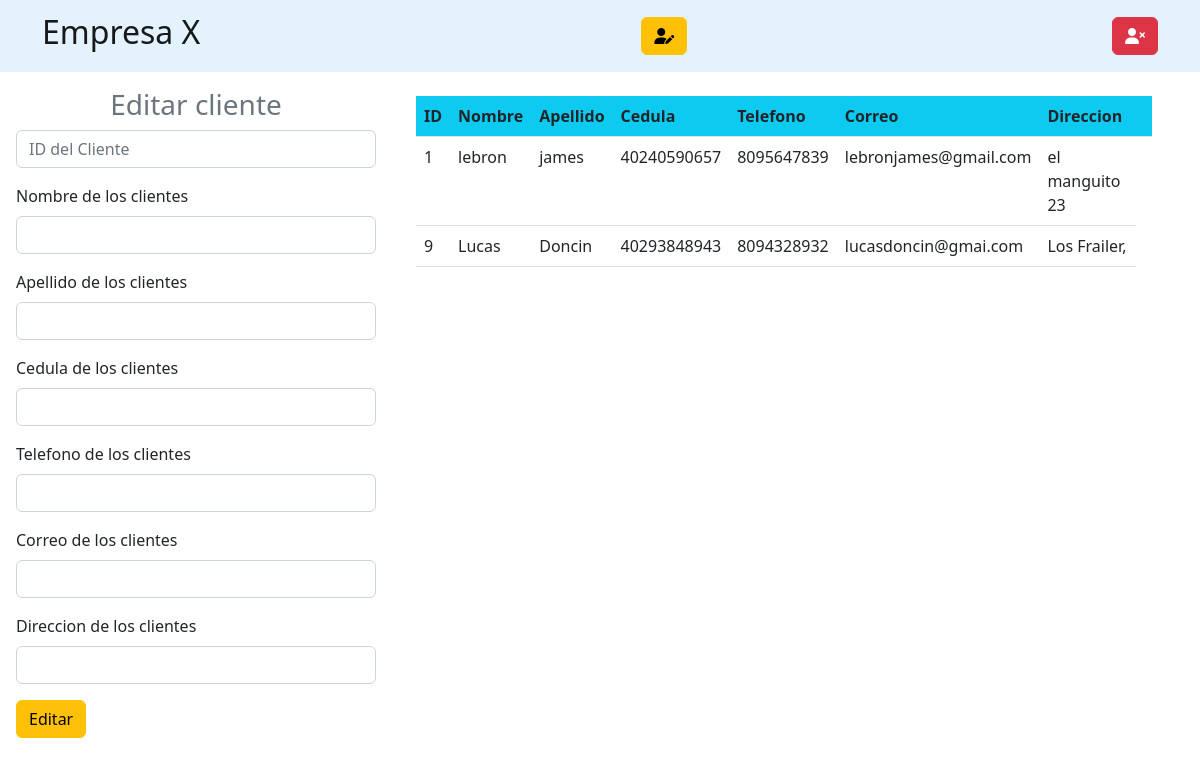
The page /view/edit_view.php on the database its author committed.
### tables this page shows
CREATE TABLE `clientes` (
  `id` int(11) NOT NULL,
  `nombre` varchar(100) NOT NULL,
  `apellido` varchar(100) NOT NULL,
  `cedula` varchar(15) NOT NULL,
  `telefono` varchar(11) NOT NULL,
  `correo` varchar(100) NOT NULL,
  `direccion` text NOT NULL
);

### view/edit_view.php (the view, shortened to what this page needs)
<?php include("../includes/header.php");?>
<div class="container-fluid row">
    <form class="col-4 p-3" method="POST">
        <h3 class="text-center text-secondary">Editar cliente</h3>
        <?php
         include("../model/open_connection.php");
        ?>
        <div class="mb-3">
        <input type="text" class="form-control" name="id" placeholder="ID del Cliente" >
    </div>
    <div class="mb-3">
        <label for="exampleInputEmail1" class="form-label">Nombre de los clientes</label>
        <input type="text" class="form-control" name="nombre">
    </div>
    <div class="mb-3">
        <label for="exampleInputEmail1" class="form-label">Apellido de los clientes</label>
        <input type="text" class="form-control" name="apellido">
    </div>
    <div class="mb-3">
        <label for="exampleInputEmail1" class="form-label">Cedula de los clientes</label>
        <input type="number" class="form-control" name="cedula">
    </div>
    <div class="mb-3">
        <label for="exampleInputEmail1" class="form-label">Telefono de los clientes</label>
        <input type="number" class="form-control" name="telefono">
    </div>
    <div class="mb-3">
        <label for="exampleInputEmail1" class="form-label">Correo de los clientes</label>
        <input type="email" class="form-control" name="correo">
    </div>
    <div class="mb-3">
        <label for="exampleInputEmail1" class="form-label">Direccion de los clientes</label>
        <input type="text" class="form-control" name="direccion">
    </div>
    <button type="submit" class="btn btn-warning"name="btnEdit" >Editar</button>
    </form>
    <div class="col-8 p-4">
            <table class="table">
        <thead class="bg-info ">
            <tr>
            <th scope="col">ID</th>
            <th scope="col">Nombre</th>
            <th scope="col">Apellido</th>
            <th scope="col">Cedula</th>
            <th scope="col">Telefono</th>
            <th scope="col">Correo</th>
            <th scope="col">Direccion</th>
            <th scope="col"></th>
            </tr>
        </thead>
        <tbody>
            <?php
         $sql = $conexion ->query("select * from clientes");
         while ($datos = $sql ->fetch_object()) {?>
           <tr>
            <td><?= $datos->id?></td>
            <td><?= $datos->nombre?></td>
            <td><?= $datos->apellido?></td>
            <td><?= $datos->cedula?></td>
            <td><?= $datos->telefono?></td>
            <td><?= $datos->correo?></td>
            <td><?= $datos->direccion?></td>
           </tr>
         <?php
        }
         ?>
        </tbody>
        </table>
    </div>
</div>
<?php include("../includes/footer.php");?>

### rows shown on the page
clientes: id "1", nombre "lebron", apellido "james", cedula "40240590657", telefono "8095647839", correo "lebronjames@gmail.com", direccion "el manguito 23"
clientes: id "9", nombre "Lucas", apellido "Doncin", cedula "40293848943", telefono "8094328932", correo "lucasdoncin@gmai.com", direccion "Los Frailer,"
